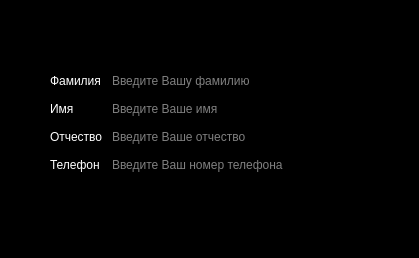
<?xml version="1.0" encoding="UTF-8"?>
<ui version="4.0">
 <class>Form</class>
 <widget class="QWidget" name="Form">
  <property name="geometry">
   <rect>
    <x>0</x>
    <y>0</y>
    <width>419</width>
    <height>258</height>
   </rect>
  </property>
  <property name="windowTitle">
   <string>Form</string>
  </property>
  <property name="styleSheet">
   <string notr="true">background-color: rgb(0, 0, 0);</string>
  </property>
  <widget class="QWidget" name="formLayoutWidget">
   <property name="geometry">
    <rect>
     <x>50</x>
     <y>70</y>
     <width>341</width>
     <height>121</height>
    </rect>
   </property>
   <layout class="QFormLayout" name="formLayout">
    <item row="0" column="0">
     <widget class="QLabel" name="label">
      <property name="styleSheet">
       <string notr="true">color: rgb(255, 255, 255);</string>
      </property>
      <property name="text">
       <string>Фамилия</string>
      </property>
     </widget>
    </item>
    <item row="0" column="1">
     <widget class="QLineEdit" name="lineEdit">
      <property name="styleSheet">
       <string notr="true">color: grey;</string>
      </property>
      <property name="text">
       <string>Введите Вашу фамилию</string>
      </property>
     </widget>
    </item>
    <item row="1" column="0">
     <widget class="QLabel" name="label_2">
      <property name="styleSheet">
       <string notr="true">color: rgb(255, 255, 255);</string>
      </property>
      <property name="text">
       <string>Имя</string>
      </property>
     </widget>
    </item>
    <item row="1" column="1">
     <widget class="QLineEdit" name="lineEdit_2">
      <property name="styleSheet">
       <string notr="true">color: grey;</string>
      </property>
      <property name="text">
       <string>Введите Ваше имя</string>
      </property>
     </widget>
    </item>
    <item row="2" column="0">
     <widget class="QLabel" name="label_3">
      <property name="styleSheet">
       <string notr="true">color: rgb(255, 255, 255);</string>
      </property>
      <property name="text">
       <string>Отчество</string>
      </property>
     </widget>
    </item>
    <item row="2" column="1">
     <widget class="QLineEdit" name="lineEdit_3">
      <property name="styleSheet">
       <string notr="true">color: grey;</string>
      </property>
      <property name="text">
       <string>Введите Ваше отчество</string>
      </property>
     </widget>
    </item>
    <item row="3" column="0">
     <widget class="QLabel" name="label_4">
      <property name="styleSheet">
       <string notr="true">color: rgb(255, 255, 255);</string>
      </property>
      <property name="text">
       <string>Телефон</string>
      </property>
     </widget>
    </item>
    <item row="3" column="1">
     <widget class="QLineEdit" name="lineEdit_4">
      <property name="styleSheet">
       <string notr="true">color: grey;</string>
      </property>
      <property name="text">
       <string>Введите Ваш номер телефона</string>
      </property>
     </widget>
    </item>
   </layout>
  </widget>
 </widget>
 <resources/>
 <connections/>
</ui>
